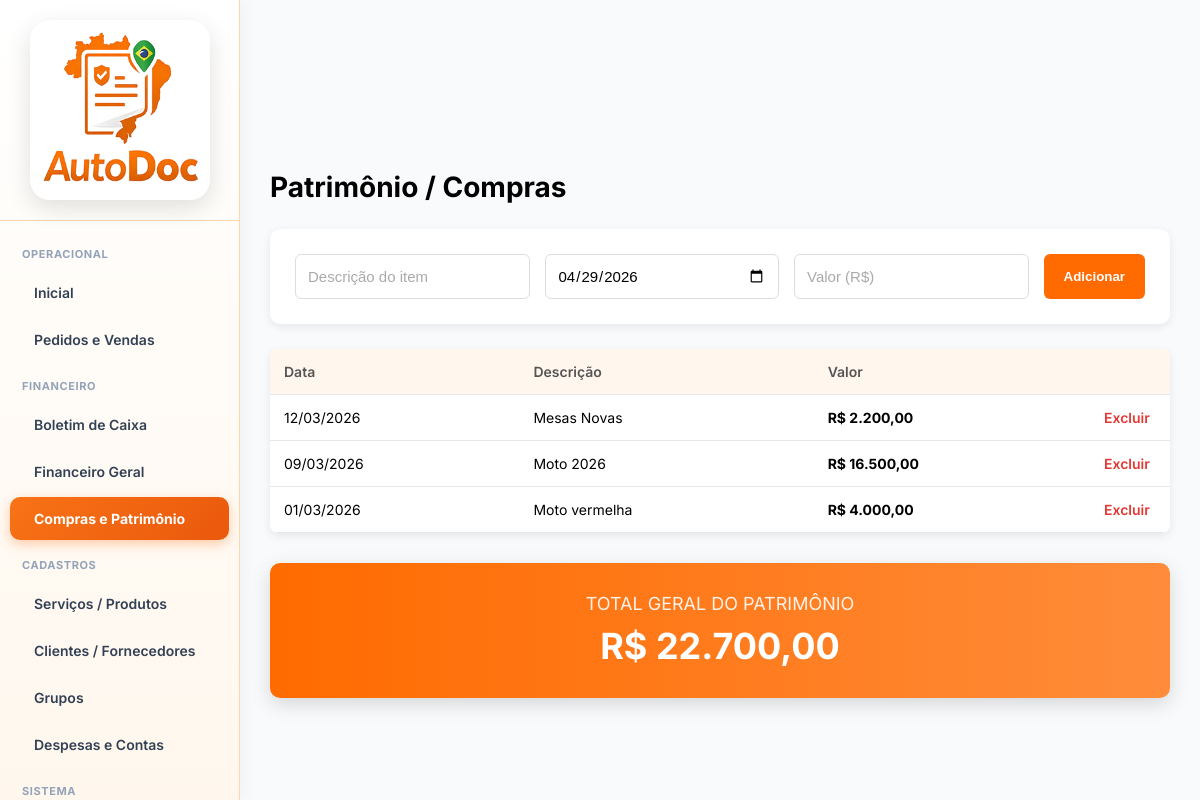
Page /user/frmPatrimonio.php (signed in) on the committed database.
### tables this page shows
CREATE TABLE `patrimonio` (
  `id` int NOT NULL AUTO_INCREMENT,
  `idEmpresa` int NOT NULL,
  `descricao` varchar(200) NOT NULL,
  `valor` decimal(12,2) NOT NULL,
  `dataCompra` date NOT NULL,
  `dataAlt` datetime DEFAULT NULL,
  PRIMARY KEY (`id`),
  KEY `idEmpresa` (`idEmpresa`)
);

### base/baseFuncoes.php (called while the page is built, shortened)
<?php
require_once 'connection.php';
function ExSqlNET($sql, $conn = null, $params = [])
{
    if ($conn === null) {
        global $dbGeralNET;
        $conn = $dbGeralNET;
    }
    $stmt = $conn->prepare($sql);
    $stmt->execute($params);
    return $stmt->fetchAll(PDO::FETCH_ASSOC);
}
?>

### user/frmPatrimonio.php (the view, shortened to what this page needs)
<?php
include '../base/baseFuncoes.php';
$idEmpresa = $_SESSION['idEmpresa'] ?? 1;
$lista = ExSqlNet("
    SELECT *
    FROM patrimonio
    WHERE idEmpresa=$idEmpresa
    ORDER BY dataCompra DESC
");
$total = 0;
?>
<!DOCTYPE html>
<html lang="pt-br">
<head>
    <link rel="stylesheet" href="../css/base.css">
</head>
<body>
     <?php include '../base/navbarUser.php'; ?>
    <div class="content">
        <div class="tituloPagina">
            Patrimônio / Compras
        </div>
        <div class="cardForm">
            <form method="POST">
                <div class="formLinha">
                    <input type="text" name="descricao" placeholder="Descrição do item" required>
                    <input type="date" name="data" value="<?= date('Y-m-d') ?>" required>
                    <input type="text" id="valor" name="valor" placeholder="Valor (R$)" required>
                    <button class="btnAdicionar">
                        Adicionar
                    </button>
                </div>
            </form>
        </div>
        <table class="tabelaPatrimonio">
            <thead>
                <tr>
                    <th>Data</th>
                    <th>Descrição</th>
                    <th>Valor</th>
                    <th width="80"></th>
                </tr>
            </thead>
            <tbody>
                <?php foreach($lista as $item):
$total += $item['valor'];
?>
                <tr>
                    <td>
                        <?= date('d/m/Y',strtotime($item['dataCompra'])) ?>
                    </td>
                    <td>
                        <?= $item['descricao'] ?>
                    </td>
                    <td>
                        <strong>
                            R$ <?= number_format($item['valor'],2,',','.') ?>
                        </strong>
                    </td>
                    <td>
                        <a class="btnExcluir" onclick="return confirm('Excluir este item do patrimônio?')"
                            href="?del=<?= $item['id'] ?>">
                            Excluir
                        </a>
                    </td>
                </tr>
                <?php endforeach; ?>
            </tbody>
        </table>
        <div class="totalBox">
            <div class="totalTitulo">
                TOTAL GERAL DO PATRIMÔNIO
            </div>
            <div class="totalValor">
                R$ <?= number_format($total,2,',','.') ?>
            </div>
        </div>
    </div>
</body>
</html>

### css/base.css (style rules this page uses)
* { margin: 0; padding: 0; box-sizing: border-box; }
html, body { width: 100%; height: 100%; font-family: 'Inter', Arial, sans-serif; background-color: #f5f6fa; font-family: 'Inter', sans-serif; background-color: #f1f5f9; }
body { margin: 0; font-family: 'Inter', Arial, sans-serif; background-color: #f8fafc; }
.content { margin-left: 240px; padding: 30px; }
table { width: 100%; border-collapse: collapse; }
th, td { padding: 12px; border-bottom: 1px solid #e5e7eb; text-align: left; font-size: 14px; }
th { background-color: #fff7ed; color: #9a3412; }
input, select, textarea { width: 100%; padding: 10px 12px; border: 1px solid #e5e7eb; border-radius: 8px; font-size: 14px; }
table { width: 100%; border-collapse: collapse; margin-top: 10px; }
table th, table td { padding: 10px; border-bottom: 1px solid #e5e7eb; font-size: 14px; text-align: left; }
table th { background-color: #fff7ed; color: #9a3412; }
th, td { padding: 10px; border-bottom: 1px solid #e5e7eb; }
input, textarea, select { font-family: 'Poppins', sans-serif; padding: 12px 14px; font-size: 14px; border: 1.5px solid #ddd; border-radius: 8px; outline: none; transition: all 0.25s ease; background-color: #fff; width: 100%; }
input::placeholder, textarea::placeholder { color: #aaa; }
input:not(:placeholder-shown), textarea:not(:placeholder-shown) { border-color: #ffa14d; }

### user/frmPatrimonio.php (style rules this page uses)
.tituloPagina { font-size: 28px; font-weight: 700; margin-bottom: 25px; }
.cardForm { background: #fff; padding: 25px; border-radius: 10px; box-shadow: 0 3px 10px rgba(0, 0, 0, 0.08); margin-bottom: 25px; }
.formLinha { display: flex; gap: 15px; flex-wrap: wrap; }
.formLinha input { flex: 1; min-width: 180px; padding: 12px; border: 1px solid #ddd; border-radius: 6px; font-size: 15px; }
.btnAdicionar { background: #ff6b00; border: none; color: white; padding: 12px 20px; border-radius: 6px; font-weight: 600; cursor: pointer; transition: 0.2s; }
.tabelaPatrimonio { width: 100%; border-collapse: collapse; background: white; border-radius: 8px; overflow: hidden; box-shadow: 0 3px 10px rgba(0, 0, 0, 0.08); }
.tabelaPatrimonio thead { background: #f5f5f5; }
.tabelaPatrimonio th { text-align: left; padding: 14px; font-weight: 600; font-size: 14px; color: #555; }
.tabelaPatrimonio td { padding: 14px; border-top: 1px solid #eee; font-size: 14px; }
.btnExcluir { color: #e53935; text-decoration: none; font-weight: 600; }
.totalBox { margin-top: 30px; background: linear-gradient(90deg, #ff6b00, #ff8c3a); color: white; padding: 30px; text-align: center; border-radius: 10px; box-shadow: 0 6px 20px rgba(0, 0, 0, 0.15); }
.totalTitulo { font-size: 18px; opacity: 0.9; }
.totalValor { font-size: 36px; font-weight: 700; margin-top: 10px; }
body { padding-top:70px; }

### rows in the picture
patrimonio: dataCompra "12/03/2026", descricao "Mesas Novas", valor "2.200,00"
patrimonio: dataCompra "09/03/2026", descricao "Moto 2026", valor "16.500,00"
patrimonio: dataCompra "01/03/2026", descricao "Moto vermelha", valor "4.000,00"

### other values in the picture
$total "22.700,00"
